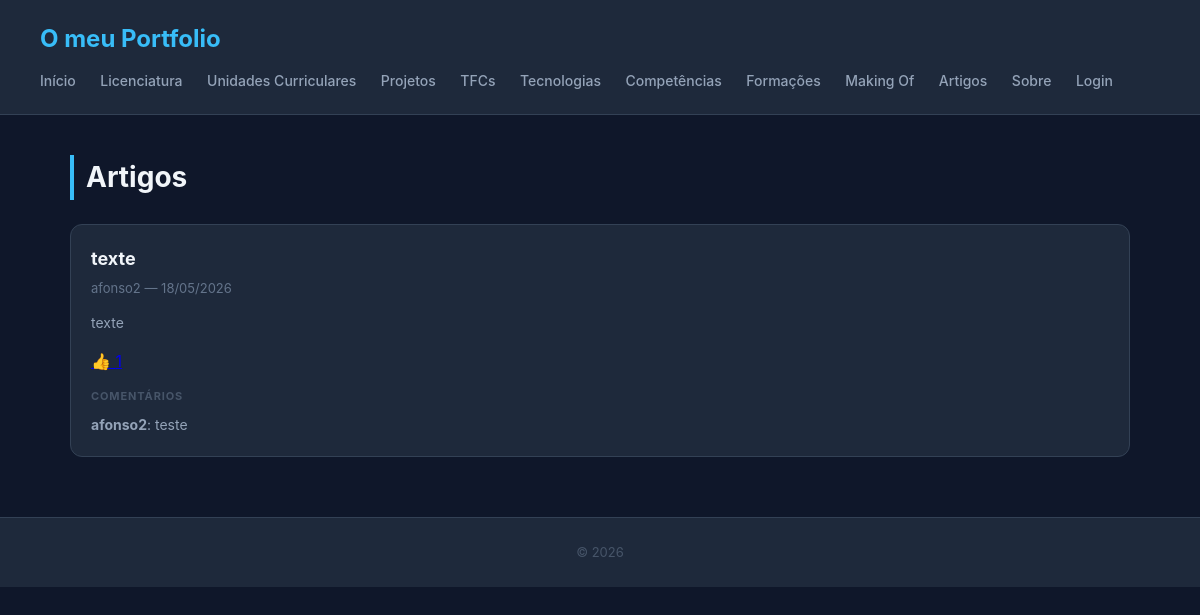
The app's page /artigos/ with its own data.
### artigos/models.py (models this page shows, shortened)
class Artigo(models.Model):
    titulo = models.CharField(max_length=200)
    texto = models.TextField()
    fotografia = models.ImageField(upload_to='artigos/', null=True, blank=True)
    data_criacao = models.DateTimeField(auto_now_add=True)
    autor = models.ForeignKey(User, on_delete=models.CASCADE, related_name='artigos')

class Comentario(models.Model):
    artigo = models.ForeignKey(Artigo, on_delete=models.CASCADE, related_name='comentarios')
    autor = models.ForeignKey(User, on_delete=models.CASCADE)
    texto = models.TextField()
    data = models.DateTimeField(auto_now_add=True)

### artigos/views.py (the view)
# urls.py: path('', views.artigos_view, name='artigos'),
def artigos_view(request):
    artigos = Artigo.objects.select_related('autor').prefetch_related('likes', 'comentarios').all()
    return render(request, 'artigos/artigos.html', {'artigos': artigos})

### artigos/templates/artigos/artigos.html (shortened to what this page needs)
{% extends "portfolio/base.html" %}
{% block content %}
<h2>Artigos</h2>
<section>
    {% for artigo in artigos %}
    <article>
        <header>
            <h3>{{ artigo.titulo }}</h3>
            <p>{{ artigo.autor.username }} — {{ artigo.data_criacao|date:"d/m/Y" }}</p>
        </header>
        <section>
            <p>{{ artigo.texto }}</p>
        </section>
        <section>
            <a href="{% url 'artigo_like' artigo.id %}">👍 {{ artigo.likes.count }}</a>
        </section>
        <section>
            <h4>Comentários</h4>
            {% for comentario in artigo.comentarios.all %}
                <p><strong>{{ comentario.autor.username }}</strong>: {{ comentario.texto }}</p>
            {% empty %}
                <p>Sem comentários</p>
            {% endfor %}
        </section>
    </article>
    {% endfor %}
</section>
{% endblock %}

### portfolio/static/portfolio/styles.css (style rules this page uses)
* { box-sizing: border-box; margin: 0; padding: 0; }
body { font-family: "Inter", "Segoe UI", system-ui, sans-serif; background: #0f172a; color: #e2e8f0; line-height: 1.6; }
h2 { font-size: 28px; margin-bottom: 24px; color: #f1f5f9; border-left: 4px solid #38bdf8; padding-left: 12px; }
section > article { background: #1e293b; border: 1px solid #334155; border-radius: 12px; padding: 20px; margin-bottom: 16px; transition: all 0.25s ease; }
article > header h3 { font-size: 18px; color: #f1f5f9; margin-bottom: 4px; }
article > header p { font-size: 13px; color: #64748b; }
article > section { margin-top: 14px; }
article > section h4 { font-size: 11px; text-transform: uppercase; letter-spacing: 0.08em; color: #475569; margin-bottom: 8px; }
article > section p { font-size: 14px; color: #94a3b8; }

### records on screen
Artigo: titulo "texte", autor.username "afonso2", data_criacao "18/05/2026", texto "texte"
Comentario: autor.username "afonso2", texto "teste"
